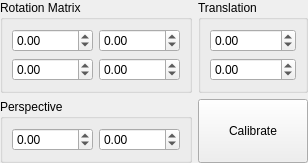
<?xml version="1.0" encoding="UTF-8"?>
<ui version="4.0">
 <class>CPerspectiveCalibEditorComp</class>
 <widget class="QWidget" name="CPerspectiveCalibEditorComp">
  <property name="geometry">
   <rect>
    <x>0</x>
    <y>0</y>
    <width>308</width>
    <height>156</height>
   </rect>
  </property>
  <layout class="QGridLayout" name="gridLayout_4">
   <property name="leftMargin">
    <number>0</number>
   </property>
   <property name="topMargin">
    <number>0</number>
   </property>
   <property name="rightMargin">
    <number>0</number>
   </property>
   <property name="bottomMargin">
    <number>0</number>
   </property>
   <item row="0" column="0">
    <widget class="QGroupBox" name="RotationGB">
     <property name="title">
      <string>Rotation Matrix</string>
     </property>
     <layout class="QGridLayout" name="gridLayout">
      <item row="0" column="0">
       <widget class="QDoubleSpinBox" name="Rotation11Spin">
        <property name="sizePolicy">
         <sizepolicy hsizetype="Preferred" vsizetype="Fixed">
          <horstretch>0</horstretch>
          <verstretch>0</verstretch>
         </sizepolicy>
        </property>
        <property name="minimum">
         <double>-10000.000000000000000</double>
        </property>
        <property name="maximum">
         <double>10000.000000000000000</double>
        </property>
       </widget>
      </item>
      <item row="0" column="1">
       <widget class="QDoubleSpinBox" name="Rotation12Spin">
        <property name="sizePolicy">
         <sizepolicy hsizetype="Preferred" vsizetype="Fixed">
          <horstretch>0</horstretch>
          <verstretch>0</verstretch>
         </sizepolicy>
        </property>
        <property name="minimum">
         <double>-10000.000000000000000</double>
        </property>
        <property name="maximum">
         <double>10000.000000000000000</double>
        </property>
       </widget>
      </item>
      <item row="1" column="0">
       <widget class="QDoubleSpinBox" name="Rotation21Spin">
        <property name="sizePolicy">
         <sizepolicy hsizetype="Preferred" vsizetype="Fixed">
          <horstretch>0</horstretch>
          <verstretch>0</verstretch>
         </sizepolicy>
        </property>
        <property name="minimum">
         <double>-10000.000000000000000</double>
        </property>
        <property name="maximum">
         <double>10000.000000000000000</double>
        </property>
       </widget>
      </item>
      <item row="1" column="1">
       <widget class="QDoubleSpinBox" name="Rotation22Spin">
        <property name="sizePolicy">
         <sizepolicy hsizetype="Preferred" vsizetype="Fixed">
          <horstretch>0</horstretch>
          <verstretch>0</verstretch>
         </sizepolicy>
        </property>
        <property name="minimum">
         <double>-10000.000000000000000</double>
        </property>
        <property name="maximum">
         <double>10000.000000000000000</double>
        </property>
       </widget>
      </item>
     </layout>
    </widget>
   </item>
   <item row="0" column="1" colspan="2">
    <widget class="QGroupBox" name="TranslationGB">
     <property name="title">
      <string>Translation</string>
     </property>
     <layout class="QGridLayout" name="gridLayout_2">
      <item row="0" column="0">
       <widget class="QDoubleSpinBox" name="TranslationXSpin">
        <property name="sizePolicy">
         <sizepolicy hsizetype="Preferred" vsizetype="Fixed">
          <horstretch>0</horstretch>
          <verstretch>0</verstretch>
         </sizepolicy>
        </property>
        <property name="minimum">
         <double>-10000.000000000000000</double>
        </property>
        <property name="maximum">
         <double>10000.000000000000000</double>
        </property>
       </widget>
      </item>
      <item row="1" column="0">
       <widget class="QDoubleSpinBox" name="TranslationYSpin">
        <property name="sizePolicy">
         <sizepolicy hsizetype="Preferred" vsizetype="Fixed">
          <horstretch>0</horstretch>
          <verstretch>0</verstretch>
         </sizepolicy>
        </property>
        <property name="minimum">
         <double>-10000.000000000000000</double>
        </property>
        <property name="maximum">
         <double>10000.000000000000000</double>
        </property>
       </widget>
      </item>
     </layout>
    </widget>
   </item>
   <item row="1" column="0">
    <widget class="QGroupBox" name="PerspectiveGB">
     <property name="title">
      <string>Perspective</string>
     </property>
     <layout class="QGridLayout" name="gridLayout_3">
      <item row="0" column="0">
       <widget class="QDoubleSpinBox" name="PerspectiveXSpin">
        <property name="sizePolicy">
         <sizepolicy hsizetype="Preferred" vsizetype="Fixed">
          <horstretch>0</horstretch>
          <verstretch>0</verstretch>
         </sizepolicy>
        </property>
        <property name="minimum">
         <double>-10000.000000000000000</double>
        </property>
        <property name="maximum">
         <double>10000.000000000000000</double>
        </property>
       </widget>
      </item>
      <item row="0" column="1">
       <widget class="QDoubleSpinBox" name="PerspectiveYSpin">
        <property name="sizePolicy">
         <sizepolicy hsizetype="Preferred" vsizetype="Fixed">
          <horstretch>0</horstretch>
          <verstretch>0</verstretch>
         </sizepolicy>
        </property>
        <property name="minimum">
         <double>-10000.000000000000000</double>
        </property>
        <property name="maximum">
         <double>10000.000000000000000</double>
        </property>
       </widget>
      </item>
     </layout>
    </widget>
   </item>
   <item row="1" column="1" colspan="2">
    <widget class="QPushButton" name="CalibrateButton">
     <property name="sizePolicy">
      <sizepolicy hsizetype="Minimum" vsizetype="Minimum">
       <horstretch>0</horstretch>
       <verstretch>0</verstretch>
      </sizepolicy>
     </property>
     <property name="text">
      <string>Calibrate</string>
     </property>
    </widget>
   </item>
  </layout>
 </widget>
 <tabstops>
  <tabstop>Rotation11Spin</tabstop>
  <tabstop>Rotation12Spin</tabstop>
  <tabstop>TranslationXSpin</tabstop>
  <tabstop>Rotation21Spin</tabstop>
  <tabstop>Rotation22Spin</tabstop>
  <tabstop>TranslationYSpin</tabstop>
  <tabstop>PerspectiveXSpin</tabstop>
  <tabstop>PerspectiveYSpin</tabstop>
  <tabstop>CalibrateButton</tabstop>
 </tabstops>
 <resources/>
 <connections/>
</ui>
